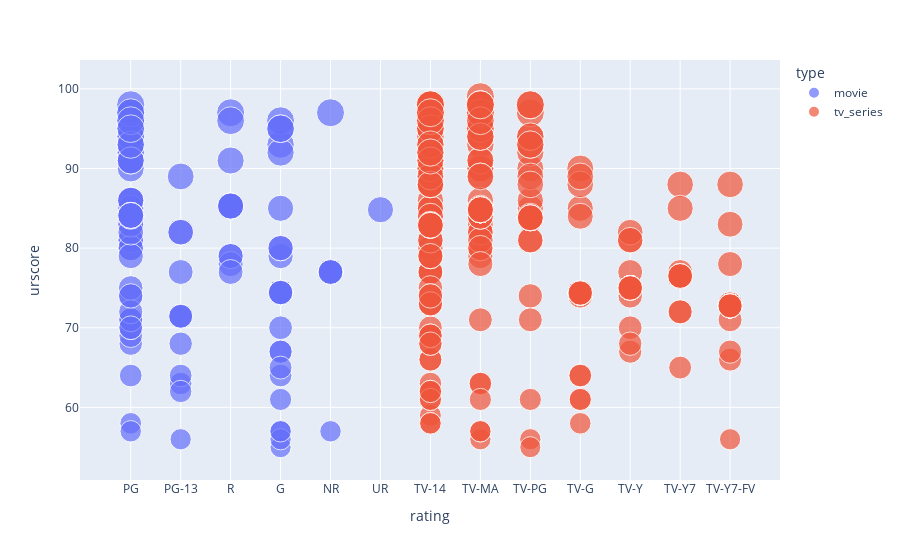

Source (notebook cell):
### Code cell
#distribution of movies and tv series and the urcore each rating fetched  
plot5 = px.scatter(df2, x='rating', y='urscore', color='type', size='urscore')
plot5.show()

### Figure 1 — Plotly figure (JSON) as saved in the notebook; plotly's stock layout.template omitted (floating-point values rounded to 4 significant figures; data arrays with more than 128 entries replaced by an {"elided": "..."} marker saying what was removed)
{"data": [{"hovertemplate": "type=movie<br>rating=%{x}<br>urscore=%{marker.size}<extra></extra>", "legendgroup": "movie", "marker": {"color": "#636efa", "size": {"elided": "167 float values"}, "sizemode": "area", "sizeref": 0.2475, "symbol": "circle"}, "mode": "markers", "name": "movie", "orientation": "v", "showlegend": true, "type": "scatter", "x": {"elided": "167 str values"}, "xaxis": "x", "y": {"elided": "167 float values"}, "yaxis": "y"}, {"hovertemplate": "type=tv_series<br>rating=%{x}<br>urscore=%{marker.size}<extra></extra>", "legendgroup": "tv_series", "marker": {"color": "#EF553B", "size": {"elided": "334 float values"}, "sizemode": "area", "sizeref": 0.2475, "symbol": "circle"}, "mode": "markers", "name": "tv_series", "orientation": "v", "showlegend": true, "type": "scatter", "x": {"elided": "334 str values"}, "xaxis": "x", "y": {"elided": "334 float values"}, "yaxis": "y"}], "layout": {"legend": {"itemsizing": "constant", "title": {"text": "type"}, "tracegroupgap": 0}, "margin": {"t": 60}, "xaxis": {"anchor": "y", "domain": [0, 1], "title": {"text": "rating"}}, "yaxis": {"anchor": "x", "domain": [0, 1], "title": {"text": "urscore"}}}}
